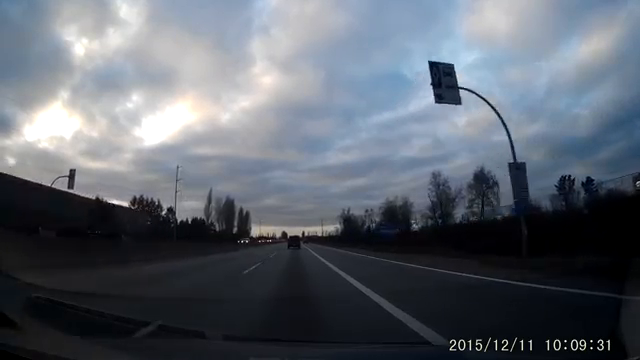
#> input picture frame 21 of media/carDashCam.mp4, 640 x 360 px
$ python main.py
#> lines starting #> are read from the running program, lines starting #| are printed output that depends on the picture; after the words box and inside, x2 and y2 are one past the last pixel; in counts of white or black regions, pixels touching at a corner belong together
import cv2
import numpy as np
from matplotlib import pyplot as plt
import math

def regionOfInterest(image):
    height = image.shape[0]
    width = image.shape[1]
    polygons = np.array([[(int(width/6), height), (int(width/2.5), int(height/1.45)), (int(width/1.9), int(height/1.45)), (int(width/1.3), height)]])
    zeroMask = np.zeros_like(image)
    cv2.fillConvexPoly(zeroMask, polygons, 1)
    roi = cv2.bitwise_and(image, image, mask = zeroMask)
    return roi

def getLineCoordinates(frame, lines):
    height = int(frame.shape[0]/1.5)
    slope, yIntercept = lines[0], lines[1]
    y1 = frame.shape[0]
    y2 = int(y1-110)
    x1 = int((y1-yIntercept)/slope)
    x2 = int((y2-yIntercept)/slope)
    return np.array([x1,y1,x2,y2])

def getLines(frame, lines):
    copyImage = frame.copy()
    leftLine, rightLine = [], []
    roiHeight = int(frame.shape[0]/1.5)
    lineFrame = np.zeros_like(frame)
    for line in lines:
        x1, y1, x2, y2 = line[0]
        lineData = np.polyfit((x1,x2), (y1,y2), 1)
        slope, yIntercept = round(lineData[0], 8), lineData[1]
        if slope < 0:
            leftLine.append((slope, yIntercept))
        else:
            rightLine.append((slope, yIntercept))

    if leftLine:
        leftLineAverage = np.average(leftLine, axis = 0)
        left = getLineCoordinates(frame, leftLineAverage)
        try:
            cv2.line(lineFrame, (left[0],left[1]), (left[2],left[3]), (255, 0, 0), 2)
        except Exception as e:
            print('Error', e)
    if rightLine:
        rightLineAverage = np.average(rightLine, axis = 0)
        right = getLineCoordinates(frame, rightLineAverage)
        try:
            cv2.line(lineFrame, (right[0],right[1]), (right[2],right[3]), (255, 0, 0), 2)
        except Exception as e:
            print('Error:', e)
    return cv2.addWeighted(copyImage, 0.8, lineFrame, 0.8, 0.0)

fourcc = cv2.VideoWriter_fourcc('m', 'p', '4', 'v')
out = cv2.VideoWriter('media/output.mp4', fourcc, 20.0, (640,360))
vid = cv2.VideoCapture('media/carDashCam.mp4')
count = 0
while (vid.isOpened()):
    ret,frame = vid.read()
#> frame is the input picture: shape (360, 640, 3); mean B, G, R 109.1, 99.4, 92.9
    cv2.imshow("original frame", frame)
    grayFrame = cv2.cvtColor(frame, cv2.COLOR_BGR2GRAY)
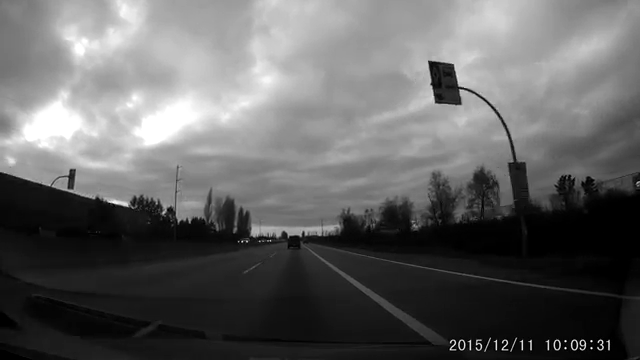
#> grayFrame: shape (360, 640); min 0, max 255, mean 98.5
    kernel_size = 1
    gaussianFrame = cv2.GaussianBlur(grayFrame,(kernel_size,kernel_size),kernel_size)
    cv2.imshow('gaussianFrame', gaussianFrame)
    low_threshold = 75
    high_threshold = 160
    edgeFrame = cv2.Canny(gaussianFrame, low_threshold, high_threshold)
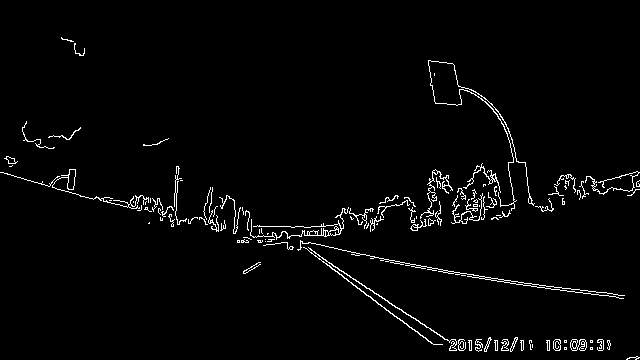
#> edgeFrame: shape (360, 640); 2.4% white in thin lines or dots, all inside (x1, y1, x2, y2) = (0, 37, 640, 360)
    roiFrame = regionOfInterest(edgeFrame)
#> in regionOfInterest, `cv2.fillConvexPoly(zeroMask, polygons, 1)`:
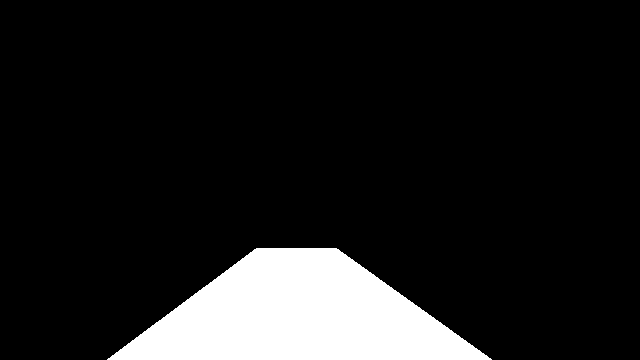
#> zeroMask: shape (360, 640); values 0 (black) and 1 (white), 11.3% white; 1 white region, box (x1, y1, x2, y2) and area: (107, 248, 492, 360) 26137
#> in regionOfInterest, `roi = cv2.bitwise_and(image, image, mask = zeroMask)`:
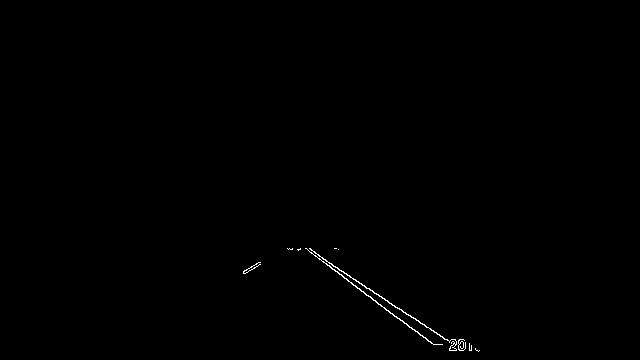
#> roi: shape (360, 640); 0.27% white in thin lines or dots, all inside (x1, y1, x2, y2) = (243, 248, 480, 352)
    lines = cv2.HoughLinesP(roiFrame, rho=1, theta=np.pi/180, threshold=20, lines = np.array([]), minLineLength=10, maxLineGap=180)
#> lines = [[306, 248, 433, 344], [309, 248, 461, 350], [305, 248, 431, 343], [311, 250, 459, 350], [401, 309, 462, 350]]
    imageWithLines = getLines(frame, lines)
#> the loop in getLines, `for line in lines:` made 5 passes
#> (x1, y1, x2, y2, slope, yIntercept) on passes 1 to 5: (306, 248, 433, 344, 0.756, 16.69), (309, 248, 461, 350, 0.671, 40.64), (305, 248, 431, 343, 0.754, 18.04), (311, 250, 459, 350, 0.676, 39.86), (401, 309, 462, 350, 0.672, 39.48)
#> after the loop in getLines, `for line in lines:`: leftLine = []; rightLine = [(0.756, 16.69), (0.671, 40.64), (0.754, 18.04), (0.676, 39.86), (0.672, 39.48)]
#> in getLines, `rightLineAverage = np.average(rightLine, axis = 0)`: rightLineAverage = [0.706, 30.94]
#> in getLineCoordinates, `slope, yIntercept = lines[0], lines[1]`: slope = 0.706; yIntercept = 30.94
#> in getLineCoordinates, `x1 = int((y1-yIntercept)/slope)`: x1 = 466
#> in getLineCoordinates, `x2 = int((y2-yIntercept)/slope)`: x2 = 310
#> in getLines, `right = getLineCoordinates(frame, rightLineAverage)`: right = [466, 360, 310, 250]
#> in getLines, `return cv2.addWeighted(copyImage, 0.8, lineFrame, 0.8, 0.0)`:
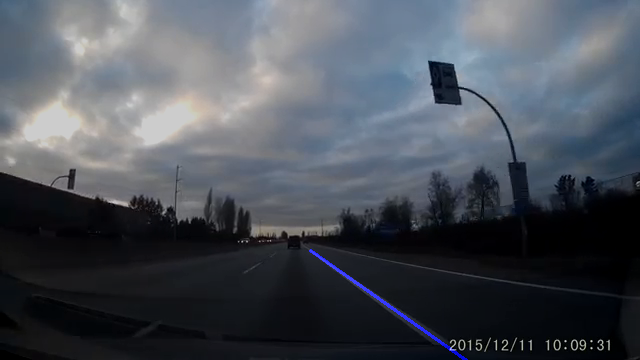
#> returned value: shape (360, 640, 3); mean of channels 0, 1, 2 87.8, 79.5, 74.3; drawn as B, G, R
    cv2.imshow("final", imageWithLines)
    out.write(imageWithLines)
    if cv2.waitKey(10) & 0xFF == ord('q'):
#> (key q is pressed here)
        break

vid.release()
out.release()
cv2.destroyAllWindows()

$ run again, starting later in the video
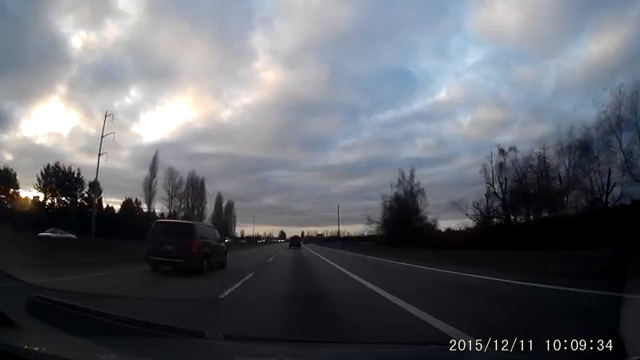
#> input picture frame 98 of media/carDashCam.mp4, 640 x 360 px
#> frame is the input picture: shape (360, 640, 3); mean B, G, R 105.6, 98.9, 95.8
#> `edgeFrame = cv2.Canny(gaussianFrame, low_threshold, high_threshold)`:
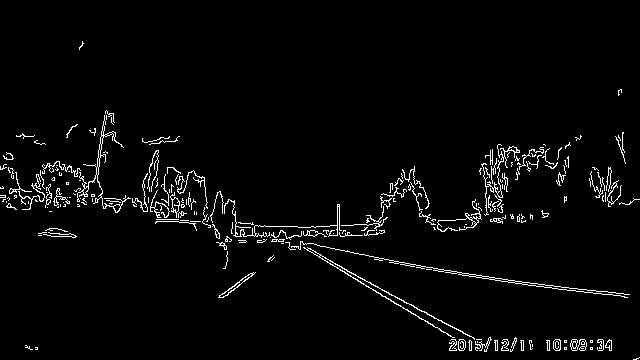
#> edgeFrame: shape (360, 640); 3.1% white in thin lines or dots, all inside (x1, y1, x2, y2) = (0, 41, 640, 360)
#> zeroMask: shape (360, 640); values 0 (black) and 1 (white), 11.3% white; 1 white region, box (x1, y1, x2, y2) and area: (107, 248, 492, 360) 26137
#> roi: shape (360, 640); 0.28% white in thin lines or dots, all inside (x1, y1, x2, y2) = (218, 248, 480, 351)
#> lines = [[304, 248, 471, 348], [308, 248, 434, 318], [222, 297, 272, 259], [219, 295, 270, 258], [319, 256, 476, 350], [361, 283, 471, 349], [218, 297, 274, 257], [305, 248, 465, 344]]
#> the loop in getLines, `for line in lines:` made 8 passes
#> (x1, y1, x2, y2, slope, yIntercept) on passes 1 to 8: (304, 248, 471, 348, 0.599, 65.96), (308, 248, 434, 318, 0.556, 76.89), (222, 297, 272, 259, -0.76, 465.7), (219, 295, 270, 258, -0.725, 453.9), (319, 256, 476, 350, 0.599, 65.01), (361, 283, 471, 349, 0.6, 66.4), (218, 297, 274, 257, -0.714, 452.7), (305, 248, 465, 344, 0.6, 65)
#> after the loop in getLines, `for line in lines:`: leftLine = [(-0.76, 465.7), (-0.725, 453.9), (-0.714, 452.7)]; rightLine = [(0.599, 65.96), (0.556, 76.89), (0.599, 65.01), (0.6, 66.4), (0.6, 65)]
#> leftLineAverage = [-0.733, 457.4]
#> in getLineCoordinates, `slope, yIntercept = lines[0], lines[1]`: slope = -0.733; yIntercept = 457.4
#> in getLineCoordinates, `x1 = int((y1-yIntercept)/slope)`: x1 = 132
#> in getLineCoordinates, `x2 = int((y2-yIntercept)/slope)`: x2 = 282
#> left = [132, 360, 282, 250]
#> rightLineAverage = [0.591, 67.85]
#> right = [494, 360, 308, 250]
#> in getLines, `return cv2.addWeighted(copyImage, 0.8, lineFrame, 0.8, 0.0)`:
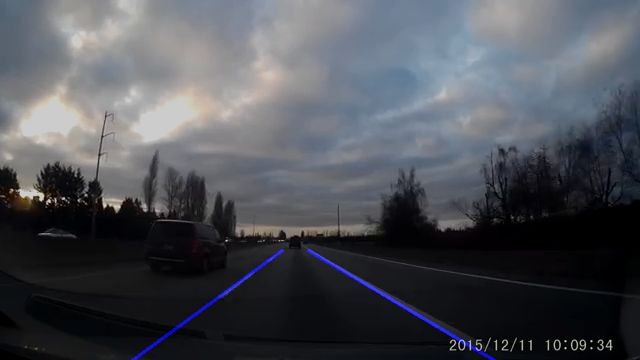
#> returned value: shape (360, 640, 3); mean of channels 0, 1, 2 85.6, 79.1, 76.7; drawn as B, G, R

$ run again, starting later in the video
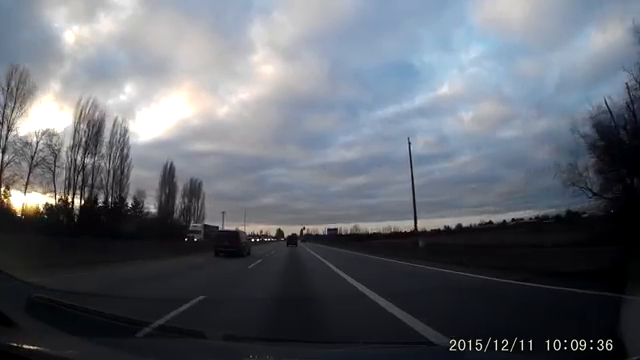
#> input picture frame 174 of media/carDashCam.mp4, 640 x 360 px
#> frame is the input picture: shape (360, 640, 3); mean B, G, R 109.3, 101.4, 96.7
#> `edgeFrame = cv2.Canny(gaussianFrame, low_threshold, high_threshold)`:
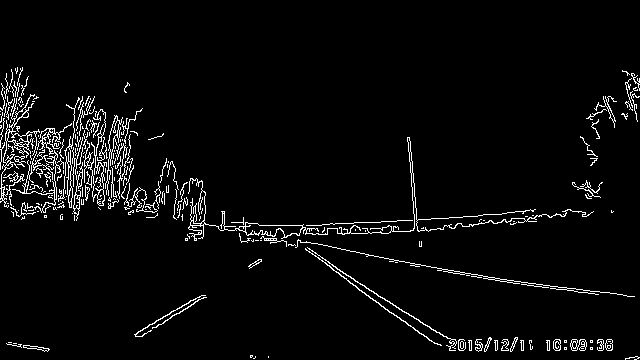
#> edgeFrame: shape (360, 640); 4% white in thin lines or dots, all inside (x1, y1, x2, y2) = (0, 67, 640, 360)
#> zeroMask: shape (360, 640); values 0 (black) and 1 (white), 11.3% white; 1 white region, box (x1, y1, x2, y2) and area: (107, 248, 492, 360) 26137
#> roi: shape (360, 640); 0.33% white in thin lines or dots, all inside (x1, y1, x2, y2) = (138, 248, 480, 359)
#> lines = [[305, 249, 464, 349], [341, 276, 429, 340], [140, 336, 261, 260], [307, 250, 435, 343], [312, 250, 450, 350], [162, 318, 261, 259], [141, 336, 258, 263], [163, 317, 259, 259], [305, 248, 465, 348], [321, 260, 462, 348]]
#> the loop in getLines, `for line in lines:` made 10 passes
#> (x1, y1, x2, y2, slope, yIntercept) on passes 1 to 8: (305, 249, 464, 349, 0.629, 57.18), (341, 276, 429, 340, 0.727, 28), (140, 336, 261, 260, -0.628, 423.9), (307, 250, 435, 343, 0.727, 26.95), (312, 250, 450, 350, 0.725, 23.91), (162, 318, 261, 259, -0.596, 414.5), (141, 336, 258, 263, -0.624, 424), (163, 317, 259, 259, -0.604, 415.5)
#> after the loop in getLines, `for line in lines:`: leftLine = [(-0.628, 423.9), (-0.596, 414.5), (-0.624, 424), (-0.604, 415.5)]; rightLine = [(0.629, 57.18), (0.727, 28), (0.727, 26.95), (0.725, 23.91), (0.625, 57.37), (0.624, 59.66)]
#> leftLineAverage = [-0.613, 419.5]
#> in getLineCoordinates, `slope, yIntercept = lines[0], lines[1]`: slope = -0.613; yIntercept = 419.5
#> in getLineCoordinates, `x1 = int((y1-yIntercept)/slope)`: x1 = 97
#> in getLineCoordinates, `x2 = int((y2-yIntercept)/slope)`: x2 = 276
#> left = [97, 360, 276, 250]
#> rightLineAverage = [0.676, 42.18]
#> right = [470, 360, 307, 250]
#> in getLines, `return cv2.addWeighted(copyImage, 0.8, lineFrame, 0.8, 0.0)`:
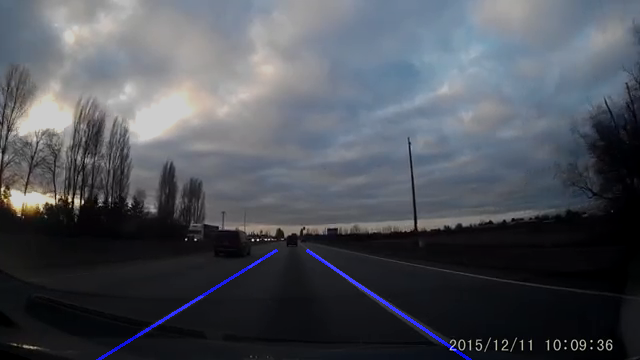
#> returned value: shape (360, 640, 3); mean of channels 0, 1, 2 88.6, 81.1, 77.4; drawn as B, G, R
